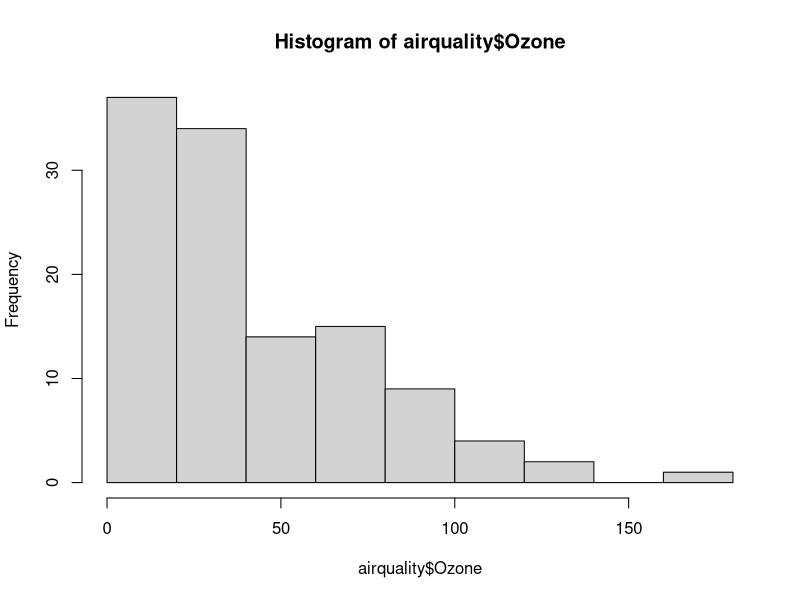
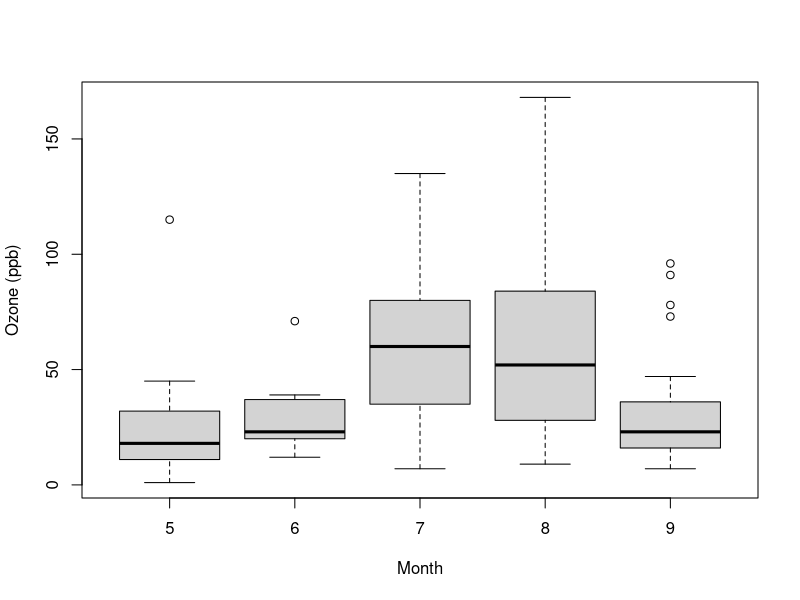
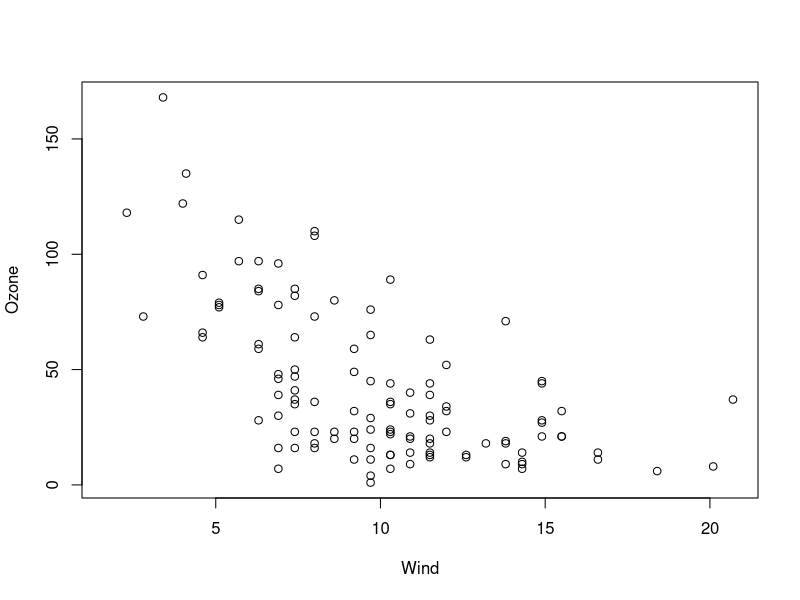
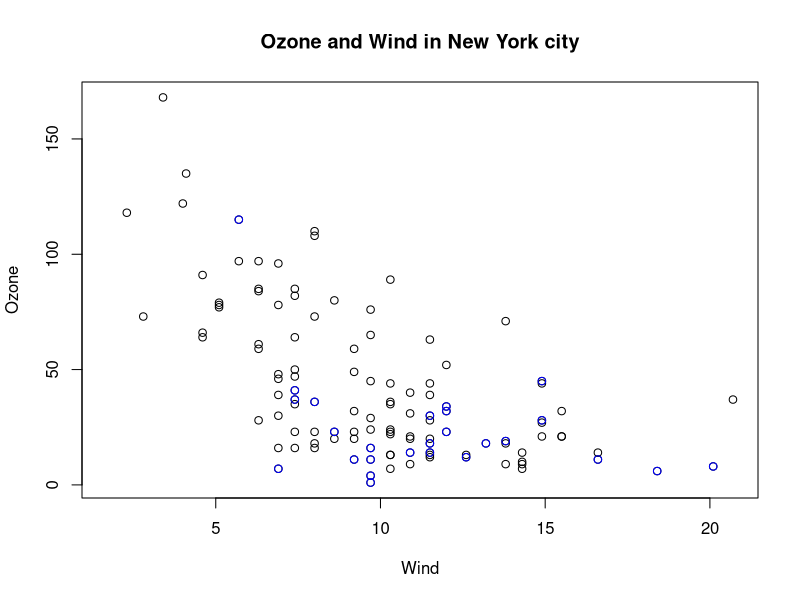
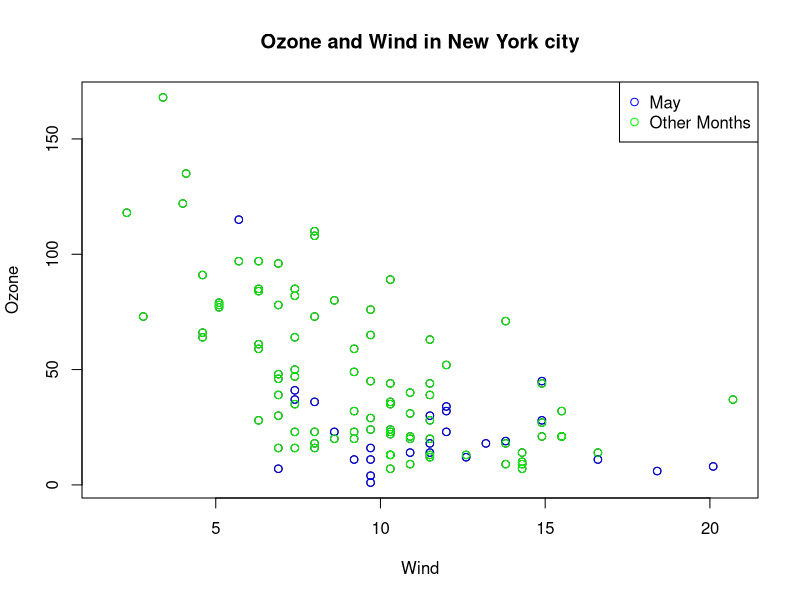
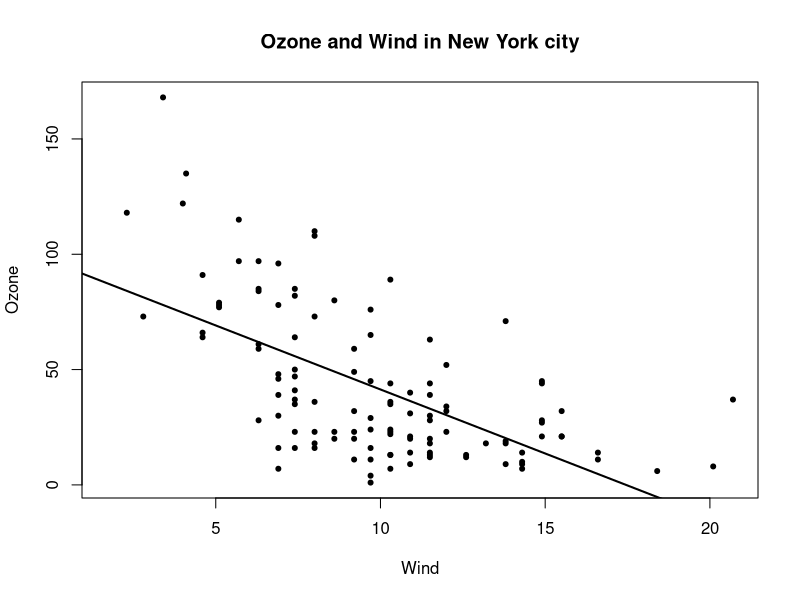
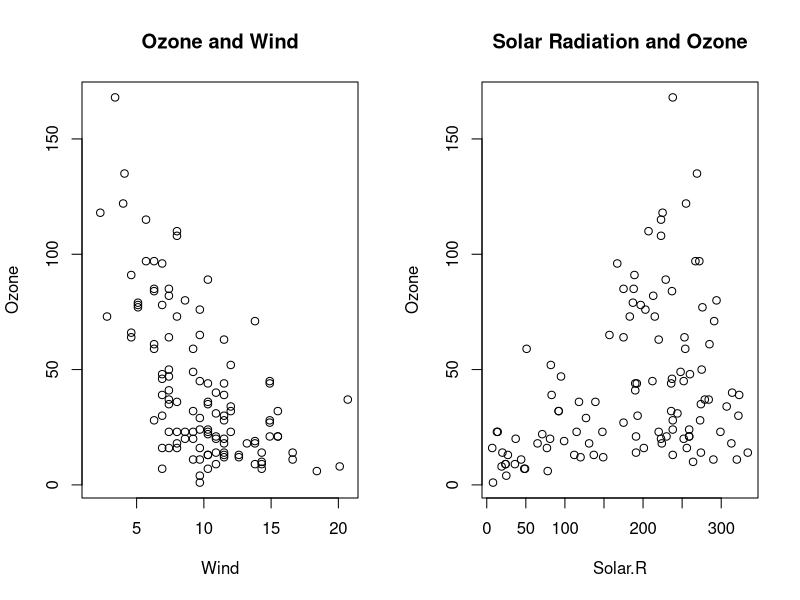
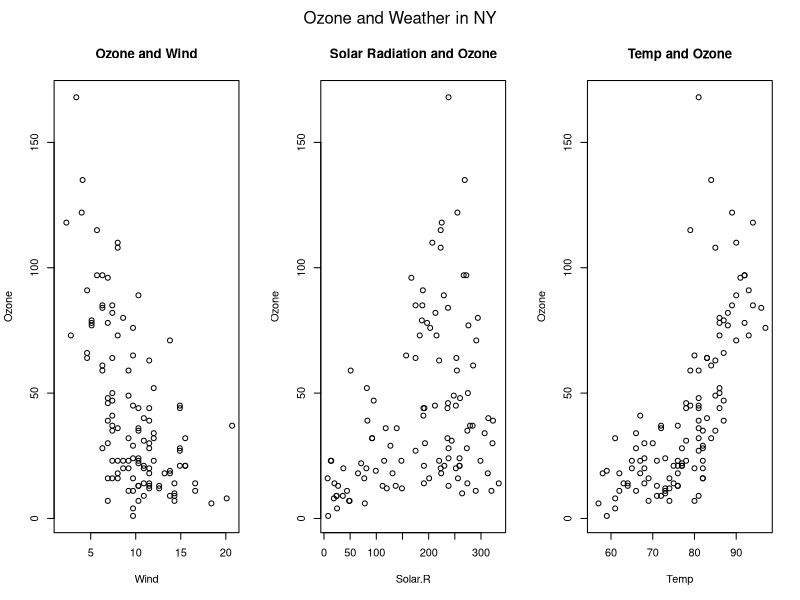

Reproduce these figures in R, in order.
## ---- chunk 1
knitr::opts_chunk$set(echo = TRUE)
## ---- chunk 2
library(datasets)
hist(airquality$Ozone)
## ---- chunk 3
airquality <- transform(airquality, Month = factor(Month))
boxplot(Ozone ~ Month, data = airquality, xlab = "Month", ylab = "Ozone (ppb)")
## ---- chunk 4
with(airquality, plot(Wind, Ozone))
## ---- chunk 5
par("mar") # In the order bottom, left, top and right.
## ---- chunk 6
with(airquality, plot(Wind, Ozone, main = "Ozone and Wind in New York city", col = "black"))
with(subset(airquality, Month == 5), points(Wind, Ozone, col = "blue"))
## ---- chunk 7
with(airquality, plot(Wind, Ozone, main = "Ozone and Wind in New York city", col = "black"))
with(subset(airquality, Month == 5), points(Wind, Ozone, col = "blue"))
with(subset(airquality, Month != 5), points(Wind, Ozone, col = "green"))
legend("topright", pch = 1, col = c("blue", "green"), legend = c("May", "Other Months"))
## ---- chunk 8
# draw initial scatterplot
with(airquality, plot(Wind, Ozone, main = "Ozone and Wind in New York city", pch = 20))

# Fits a linear model
model <- lm(Ozone ~ Wind, data = airquality) # y-axis ~ x-axis

# Draws regression line on plot
abline(model, lwd = 2)

## ---- chunk 9
par(mfrow = c(1, 2)) # 1 row, 2 columns. So we want to draw two plots here
with(airquality, {
  plot(Wind, Ozone, main = "Ozone and Wind")
  plot(Solar.R, Ozone, main = "Solar Radiation and Ozone")
})
## ---- chunk 10
par(mfrow = c(1, 3), margin = c(4, 4, 2, 1), oma = c(0, 0, 2, 0))
with(airquality, {
  plot(Wind, Ozone, main = "Ozone and Wind")
  plot(Solar.R, Ozone, main = "Solar Radiation and Ozone")
  plot(Temp, Ozone, main = "Temp and Ozone")
  mtext("Ozone and Weather in NY", outer = TRUE)
})
